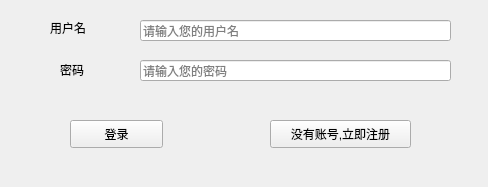
<?xml version="1.0" encoding="UTF-8"?>
<ui version="4.0">
 <class>MainWindow</class>
 <widget class="QMainWindow" name="MainWindow">
  <property name="geometry">
   <rect>
    <x>0</x>
    <y>0</y>
    <width>488</width>
    <height>187</height>
   </rect>
  </property>
  <property name="windowTitle">
   <string>MainWindow</string>
  </property>
  <widget class="QWidget" name="centralwidget">
   <widget class="QLineEdit" name="lineEditUser">
    <property name="geometry">
     <rect>
      <x>140</x>
      <y>20</y>
      <width>311</width>
      <height>21</height>
     </rect>
    </property>
    <property name="placeholderText">
     <string>请输入您的用户名</string>
    </property>
   </widget>
   <widget class="QLabel" name="labelusername">
    <property name="geometry">
     <rect>
      <x>50</x>
      <y>20</y>
      <width>45</width>
      <height>16</height>
     </rect>
    </property>
    <property name="text">
     <string>用户名</string>
    </property>
   </widget>
   <widget class="QLabel" name="labelpassword">
    <property name="geometry">
     <rect>
      <x>60</x>
      <y>60</y>
      <width>51</width>
      <height>20</height>
     </rect>
    </property>
    <property name="text">
     <string>密码</string>
    </property>
   </widget>
   <widget class="QLineEdit" name="lineEditPassword">
    <property name="geometry">
     <rect>
      <x>140</x>
      <y>60</y>
      <width>311</width>
      <height>21</height>
     </rect>
    </property>
    <property name="echoMode">
     <enum>QLineEdit::Password</enum>
    </property>
    <property name="placeholderText">
     <string>请输入您的密码</string>
    </property>
   </widget>
   <widget class="QPushButton" name="pushButton">
    <property name="geometry">
     <rect>
      <x>70</x>
      <y>120</y>
      <width>93</width>
      <height>28</height>
     </rect>
    </property>
    <property name="text">
     <string>登录</string>
    </property>
   </widget>
   <widget class="QPushButton" name="pushButtonregister">
    <property name="geometry">
     <rect>
      <x>270</x>
      <y>120</y>
      <width>141</width>
      <height>28</height>
     </rect>
    </property>
    <property name="text">
     <string>没有账号,立即注册</string>
    </property>
   </widget>
  </widget>
 </widget>
 <resources/>
 <connections/>
</ui>
